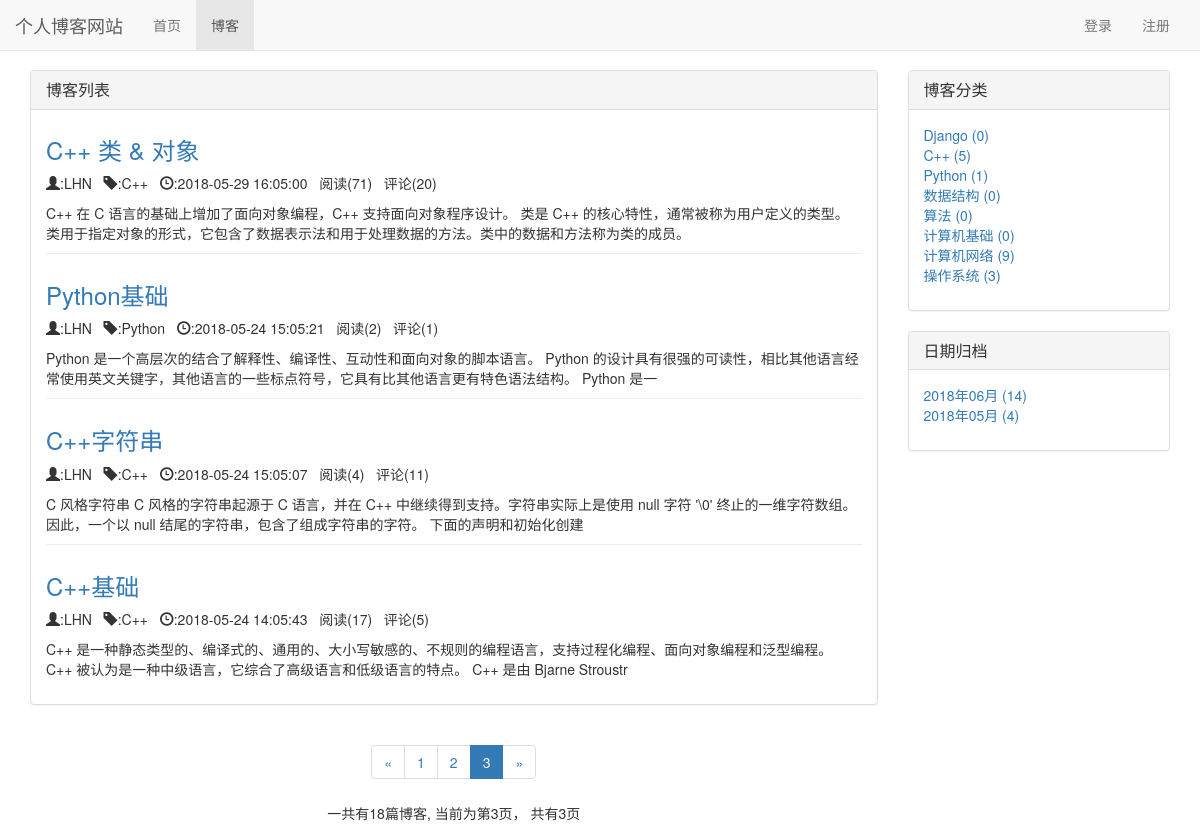
Page /blog/?page=3 on the committed database.
### blog/models.py (models this page shows, shortened)
class Blog(models.Model,ReadNumExpandMethod):
    title = models.CharField(max_length=50)
    blog_type = models.ForeignKey(BlogType,on_delete=models.CASCADE)
    content = RichTextUploadingField()
    author = models.ForeignKey(User,on_delete=models.CASCADE)
    read_details = GenericRelation(ReadDetail)
    created_time = models.DateTimeField(auto_now_add=True)
    last_updated_time = models.DateTimeField(auto_now=True)
    class Meta:
        ordering = ['-last_updated_time']

class BlogType(models.Model):
    type_name=models.CharField(max_length=20)

### read_statistics/models.py (models this page shows)
class ReadNum(models.Model):
    read_num = models.IntegerField(default=0)
    content_type = models.ForeignKey(ContentType, on_delete=models.CASCADE)
    object_id = models.PositiveIntegerField()
    content_object = GenericForeignKey('content_type', 'object_id')

### blog/views.py (the view)
# urls.py: path('',views.blog_list,name='blog_list'),
def blog_list(request):
    blogs_all_list=Blog.objects.all()
    context = {}
    context = blog_base(request,blogs_all_list)
    return render(request,'blog/blog_list.html', context)

### comment/templatetags/comment_tags.py (called while the page is built)
@register.simple_tag
def get_comment_count(obj):
    content_type = ContentType.objects.get_for_model(obj)
    return Comment.objects.filter(content_type=content_type, object_id=obj.pk).count()

### read_statistics/models.py (called while the page is built)
    def get_read_num(self):
        try:
            ct = ContentType.objects.get_for_model(self)
            rn = ReadNum.objects.get(content_type=ct,object_id=self.pk)
            return rn.read_num
        except exceptions.ObjectDoesNotExist:
            return 0

### user/context_processors.py (called while the page is built)
def login_model_form(request):
    return {'login_model_form': LoginForm()}

### templates/blog/blog_list.html (shortened to what this page needs)
{% extends 'base.html' %}
{% load comment_tags %}
{% block nav_blog_active %}
    active
{% endblock %}
{% block content %}
    <div class="container">
        <link rel="stylesheet" href="/static/blog.css">
        <div class="row">
            <div class="col-xs-12 col-sm-8 col-md-9 col-lg-9">
                <div class="panel panel-default">
                     <div class="panel-heading">
                         <h3 class="panel-title">博客列表</h3>
                     </div>
                     <div class="panel-body">
                         <ul style="list-style-type: none">
                             {% for blog in blogs%}
                                 <div class="blog">
                                    <h3><a href="{% url 'blog_detail' blog.pk %}">{{ blog.title }}</a></h3>
                                     <p class="blog-info">
                                         <span class="glyphicon glyphicon-user"></span>:{{ blog.author }}&nbsp&nbsp
                                         <span class="glyphicon glyphicon-tag"></span>:{{ blog.blog_type.type_name }}&nbsp&nbsp
                                         <span class="glyphicon glyphicon-time"></span>:{{ blog.created_time|date:"Y-m-d H:m:s" }}&nbsp&nbsp
                                         阅读({{ blog.get_read_num }})&nbsp&nbsp
                                         评论({% get_comment_count blog %})
                                     </p>
                                     <p>{{ blog.content|striptags|truncatechars:120 }}</p>
                                 </div>
                                 {% empty %}
                                     <p>--暂无博客，敬请期待--</p>
                             {% endfor %}
                         </ul>
                     </div>
                </div>
                <div class="page">
                    <ul class="pagination">
                        <li>
                            {% if page_of_blogs.has_previous %}
                                    <a href="?page={{ page_of_blogs.previous_page_number }}" aria-label="Previous">
                                        <span aria-hidden="true">&laquo;</span></a>
                            {% else %}
                                <span aria-hidden="true">&laquo;</span>
                            {%  endif %}
                        </li>
                        {% for page_num in page_range %}
                            {% if page_num == page_of_blogs.number %}
                                <li class="active"><span>{{ page_num }}</span></li>
                            {% else %}
                                {% if page_num == '...' %}
                                    <li><span>{{ page_num }}</span></li>
                                {% else %}
                                    <li><a href="?page={{ page_num }}">{{ page_num }}</a></li>
                                {% endif %}
                            {% endif %}
                        {% endfor %}
                        <li>
                            {% if page_of_blogs.has_next %}
                                <a href="?page={{ page_of_blogs.next_page_number }}" aria-label="Next">
                                    <span aria-hidden="true">&raquo;</span></a>
                            {% else %}
                                <span aria-hidden="true">&raquo;</span>
                            {%  endif %}
                        </li>
                    </ul>
                    <p>一共有{{ page_of_blogs.paginator.count }}篇博客,
                        当前为第{{ page_of_blogs.number }}页，
                        共有{{ page_of_blogs.paginator.num_pages }}页
                    </p>
                </div>
            </div>
            <div class="hidden-xs col-sm-4 col-md-3 col-lg-3">
                <div class="panel panel-default">
                    <div class="panel-heading">
                        <h3 class="panel-title">博客分类</h3></div>
                    <div class="panel-body">
                       <ul class="blog-types">
                        {% for blog_type in blog_types %}
                            <li>
                                <a href="{% url 'blog_with_type' blog_type.pk%}">
                                    {{ blog_type.type_name }} ({{ blog_type.blog_count }})
                                </a>
                            </li>
                            {% empty %}
                                <li>暂无分类</li>
                        {% endfor %}
                       </ul>
                    </div>
                </div>
                <div class="panel panel-default">
                    <div class="panel-heading"><h3 class="panel-title">日期归档</h3></div>
                    <div class="panel-body">
                       <ul style="list-style-type: none">
                           {% for blog_date,blog_count in blog_dates.items %}
                               <li>
                                   <a href="{% url 'blog_with_date' blog_date.year blog_date.month %}">
                                       {{ blog_date|date:"Y年m月" }} ({{ blog_count }})
                                   </a>
                               </li>
                           {% endfor %}
                       </ul>
                    </div>
                </div>
            </div>
        </div>
    </div>
{% endblock %}

### static/base.css (style rules this page uses)
* { margin: 0; padding: 0 }
body { margin-top: 70px!important; }

### static/blog.css (style rules this page uses)
ul.blog-types { list-style-type: none; }
div.blog:not(:last-child) { margin-bottom: 2em; border-bottom: 1px solid #eee; }
div.blog h3 { margin-top: 0.5em; }
div.page { text-align: center; }

### rows in the picture
Blog: title "C++ 类 & 对象", author "LHN", blog_type.type_name "C++", created_time "2018-05-29 16:05:00", get_read_num "71", id "20", content "C++ 在 C 语言的基础上增加了面向对象编程，C++ 支持面向对象程序设计。 类是 C++ 的核心特性，通常被称为用户定义的类型。 类用于指定对象的形式，它包含了数据表示法和用于处理数据的方法。类中的数据和方法称为类的成员。"
Blog: title "Python基础", author "LHN", blog_type.type_name "Python", created_time "2018-05-24 15:05:21", get_read_num "2", id "1", content "Python 是一个高层次的结合了解释性、编译性、互动性和面向对象的脚本语言。 Python 的设计具有很强的可读性，相比其他语言经常使用英文关键字，其他语言的一些标点符号，它具有比其他语言更有特色语法结构。 Python 是一"
Blog: title "C++字符串", author "LHN", blog_type.type_name "C++", created_time "2018-05-24 15:05:07", get_read_num "4", id "11", content "C 风格字符串 C 风格的字符串起源于 C 语言，并在 C++ 中继续得到支持。字符串实际上是使用 null 字符 '\\0' 终止的一维字符数组。因此，一个以 null 结尾的字符串，包含了组成字符串的字符。 下面的声明和初始化创建"
Blog: title "C++基础", author "LHN", blog_type.type_name "C++", created_time "2018-05-24 14:05:43", get_read_num "17", id "5", content "C++ 是一种静态类型的、编译式的、通用的、大小写敏感的、不规则的编程语言，支持过程化编程、面向对象编程和泛型编程。 C++ 被认为是一种中级语言，它综合了高级语言和低级语言的特点。 C++ 是由 Bjarne Stroustr"
BlogType: type_name "Django", blog_count "0"
BlogType: type_name "C++", blog_count "5"
BlogType: type_name "Python", blog_count "1"
BlogType: type_name "数据结构", blog_count "0"
BlogType: type_name "算法", blog_count "0"
BlogType: type_name "计算机基础", blog_count "0"
BlogType: type_name "计算机网络", blog_count "9"
BlogType: type_name "操作系统", blog_count "3"

### other values in the picture
{{ page_num }} "1" "2"
{{ page_num }} "3"
{{ page_of_blogs.paginator.count }} "18"
{{ page_of_blogs.number }} "3"
{{ page_of_blogs.paginator.num_pages }} "3"
{{ blog_date|date:"Y年m月" }} "2018年06月" "2018年05月"
{{ blog_count }} "14" "4"
